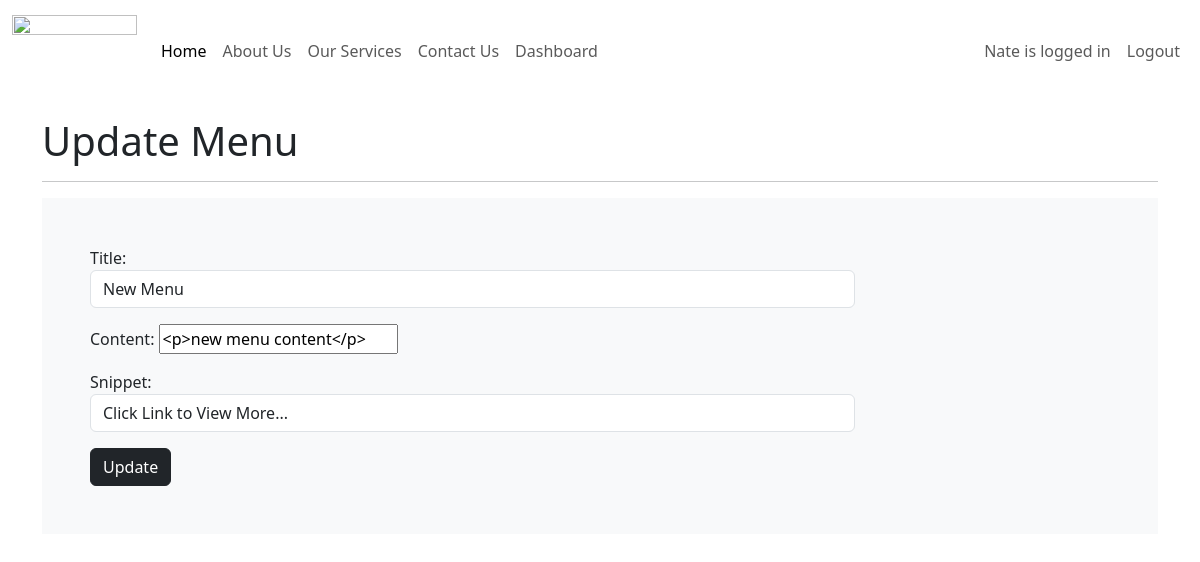
Page /menu/new-menu/update/ (signed in) on the earlier database version.
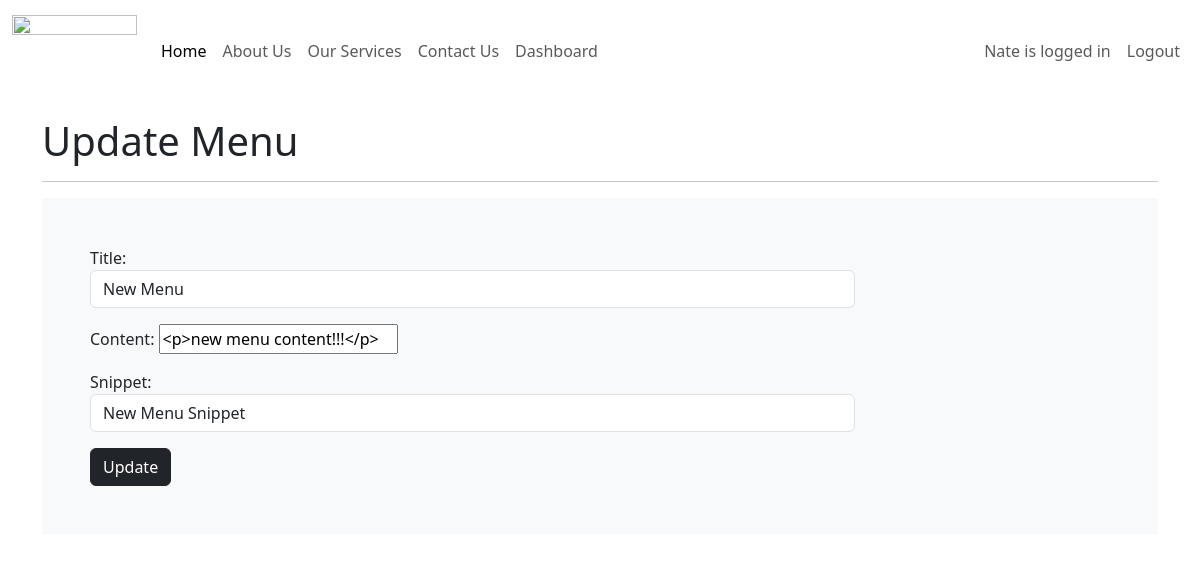
Same page on the later database version.
### base/models.py (models this page shows, shortened)
class Menu(models.Model):
    title = models.CharField(max_length=100)
    content = RichTextUploadingField(blank=True, null=True)
    author = models.ForeignKey(User, on_delete= models.CASCADE)
    snippet = models.CharField(max_length=100)
    created_at = models.DateTimeField(auto_now_add= True)
    updated_at = models.DateTimeField(auto_now=True)
    slug = models.SlugField(unique=True)

### base/views.py (the view, shortened to what this page needs)
# urls.py: path('menu/<slug:slug>/update/', MenuUpdateView.as_view(), name='menu-update'),
class MenuUpdateView(LoginRequiredMixin, UpdateView):
    model = Menu
    template_name = 'menu/menu-update.html'
    form_class = EditMenuForm

### base/forms.py
class EditMenuForm(forms.ModelForm):
    content = forms.CharField(widget=CKEditorWidget())
    class Meta:
        model = Menu
        fields  = ['title','content', 'snippet']
        widgets = {
            'title': forms.TextInput(attrs={'class': 'form-control w-75'}),
            'content': forms.Textarea(attrs={'class': 'form-control'}),
            'snippet': forms.TextInput(attrs={'class': 'form-control w-75'}),
        }

### base/templates/menu/menu-update.html (shortened to what this page needs)
{% extends "base.html" %}
{% load static %}
{% load crispy_forms_tags %}
{% block content %}
<div class="container">
    <div class="mt-3">
        <h1>Update Menu</h1>
        <hr>
        <div class="card ">
            <div class="card-body p-5 bg-light">
                <form action="" method="post">
                    {{ form.as_p }}
                    <button class="btn btn-dark" type="submit" value="Submit">Update</button>
                </form>
            </div>
        </div>
    </div>
</div>
{% endblock content %}

Differences in the rows shown:
changed Menu "New Menu": content "<p>new menu content</p>" → "<p>new menu content!!!</p>"; snippet "Click Link to View More..." → "New Menu Snippet"
